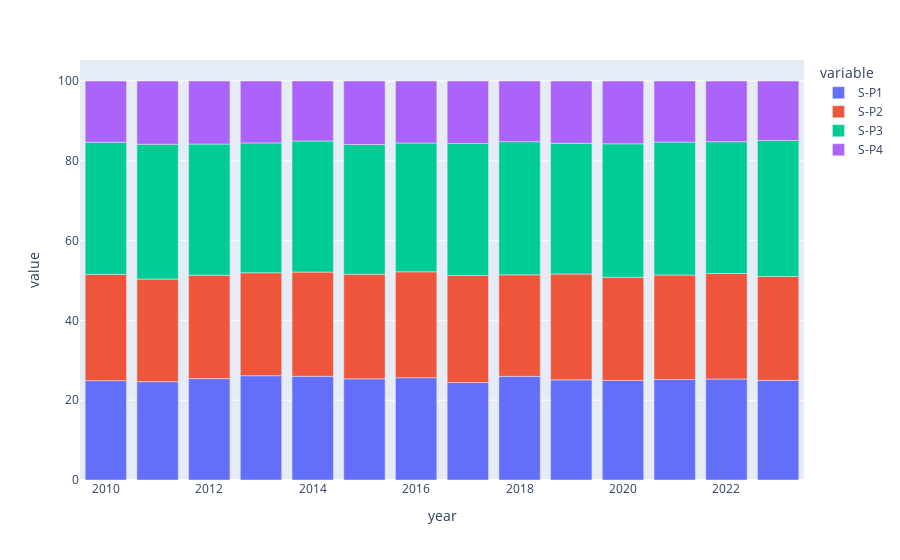

Write notebook code for a chart like this one.
### Code cell
fig = px.bar(dt, y=["S-P1", "S-P2","S-P3", "S-P4"])

fig.show()

### Figure 1 — Plotly figure (JSON) as saved in the notebook; plotly's stock layout.template omitted (floating-point values rounded to 4 significant figures)
{"data": [{"alignmentgroup": "True", "hovertemplate": "variable=S-P1<br>year=%{x}<br>value=%{y}<extra></extra>", "legendgroup": "S-P1", "marker": {"color": "#636efa", "pattern": {"shape": ""}}, "name": "S-P1", "offsetgroup": "S-P1", "orientation": "v", "showlegend": true, "textposition": "auto", "type": "bar", "x": [2010, 2011, 2012, 2013, 2014, 2015, 2016, 2017, 2018, 2019, 2020, 2021, 2022, 2023], "xaxis": "x", "y": [24.9, 24.63, 25.42, 26.14, 25.99, 25.34, 25.64, 24.42, 25.98, 25.11, 24.95, 25.18, 25.31, 24.97], "yaxis": "y"}, {"alignmentgroup": "True", "hovertemplate": "variable=S-P2<br>year=%{x}<br>value=%{y}<extra></extra>", "legendgroup": "S-P2", "marker": {"color": "#EF553B", "pattern": {"shape": ""}}, "name": "S-P2", "offsetgroup": "S-P2", "orientation": "v", "showlegend": true, "textposition": "auto", "type": "bar", "x": [2010, 2011, 2012, 2013, 2014, 2015, 2016, 2017, 2018, 2019, 2020, 2021, 2022, 2023], "xaxis": "x", "y": [26.62, 25.71, 25.9, 25.8, 26.12, 26.24, 26.54, 26.83, 25.45, 26.53, 25.86, 26.19, 26.44, 26.02], "yaxis": "y"}, {"alignmentgroup": "True", "hovertemplate": "variable=S-P3<br>year=%{x}<br>value=%{y}<extra></extra>", "legendgroup": "S-P3", "marker": {"color": "#00cc96", "pattern": {"shape": ""}}, "name": "S-P3", "offsetgroup": "S-P3", "orientation": "v", "showlegend": true, "textposition": "auto", "type": "bar", "x": [2010, 2011, 2012, 2013, 2014, 2015, 2016, 2017, 2018, 2019, 2020, 2021, 2022, 2023], "xaxis": "x", "y": [33.14, 33.81, 32.89, 32.54, 32.86, 32.5, 32.28, 33.08, 33.37, 32.75, 33.45, 33.31, 33.04, 34.09], "yaxis": "y"}, {"alignmentgroup": "True", "hovertemplate": "variable=S-P4<br>year=%{x}<br>value=%{y}<extra></extra>", "legendgroup": "S-P4", "marker": {"color": "#ab63fa", "pattern": {"shape": ""}}, "name": "S-P4", "offsetgroup": "S-P4", "orientation": "v", "showlegend": true, "textposition": "auto", "type": "bar", "x": [2010, 2011, 2012, 2013, 2014, 2015, 2016, 2017, 2018, 2019, 2020, 2021, 2022, 2023], "xaxis": "x", "y": [15.34, 15.84, 15.8, 15.51, 15.03, 15.92, 15.54, 15.67, 15.2, 15.62, 15.74, 15.32, 15.22, 14.92], "yaxis": "y"}], "layout": {"barmode": "relative", "legend": {"title": {"text": "variable"}, "tracegroupgap": 0}, "margin": {"t": 60}, "xaxis": {"anchor": "y", "domain": [0, 1], "title": {"text": "year"}}, "yaxis": {"anchor": "x", "domain": [0, 1], "title": {"text": "value"}}}}
